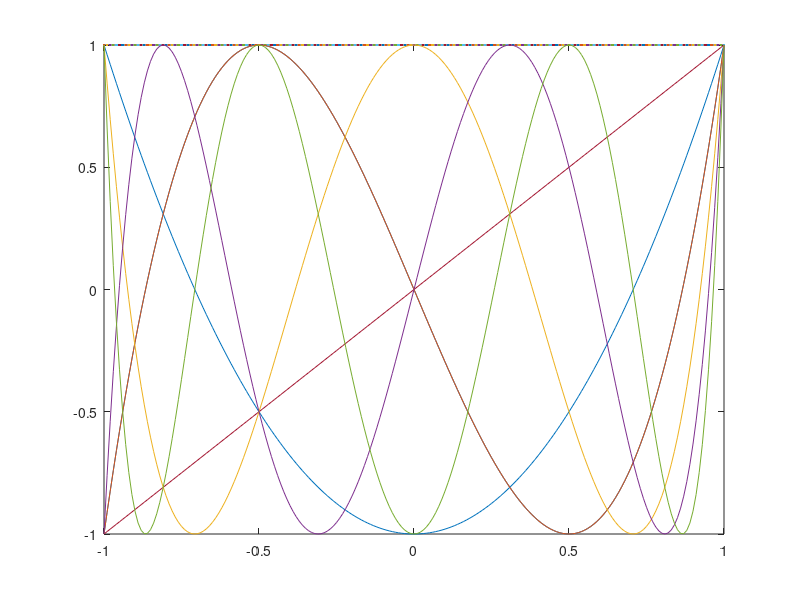

Write the MATLAB code that produced this figure.
t = -1:0.01:1;

%{
T1 = cos(1.*acos(t));
plot(t,T1);
hold on

T2 = cos(2.*acos(t));
plot(t,T2);
hold on 
%}

T3 = cos(3.*acos(t));
plot(t,T3);
hold on



x = -1:0.01:1;

n = input ("Pick a number: ")
#n=2;
#n=2;
t0=1;
t1=x;
plot(x,t0);
hold on
plot(x,t1);

for i=1:n
  t2=2.*x.*t1-t0;
  t0=t1;
  t1=t2;
  plot(x,t2);

end